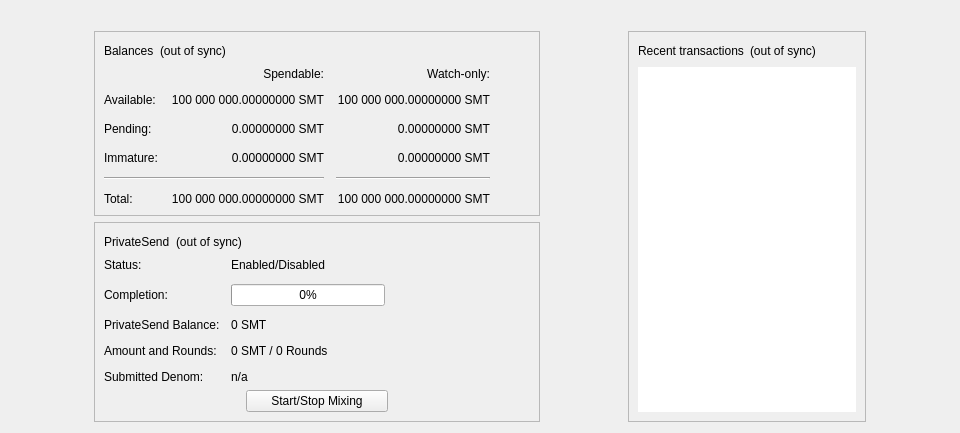
<?xml version="1.0" encoding="UTF-8"?>
<ui version="4.0">
 <class>OverviewPage</class>
 <widget class="QWidget" name="OverviewPage">
  <property name="geometry">
   <rect>
    <x>0</x>
    <y>0</y>
    <width>798</width>
    <height>318</height>
   </rect>
  </property>
  <property name="minimumSize">
   <size>
    <width>960</width>
    <height>0</height>
   </size>
  </property>
  <property name="windowTitle">
   <string>Form</string>
  </property>
  <layout class="QVBoxLayout" name="topLayout">
   <item>
    <widget class="QLabel" name="labelAlerts">
     <property name="visible">
      <bool>false</bool>
     </property>
     <property name="wordWrap">
      <bool>true</bool>
     </property>
     <property name="margin">
      <number>3</number>
     </property>
     <property name="textInteractionFlags">
      <set>Qt::TextSelectableByMouse</set>
     </property>
    </widget>
   </item>
   <item>
    <layout class="QHBoxLayout" name="horizontalLayout" stretch="1,0,1,0,1">
     <item>
      <spacer name="horizontalSpacerLeft">
       <property name="orientation">
        <enum>Qt::Horizontal</enum>
       </property>
       <property name="sizeType">
        <enum>QSizePolicy::Preferred</enum>
       </property>
       <property name="sizeHint" stdset="0">
        <size>
         <width>10</width>
         <height>20</height>
        </size>
       </property>
      </spacer>
     </item>
     <item>
      <layout class="QVBoxLayout" name="verticalLayout_2">
       <item>
        <widget class="QFrame" name="frame">
         <property name="frameShape">
          <enum>QFrame::StyledPanel</enum>
         </property>
         <property name="frameShadow">
          <enum>QFrame::Raised</enum>
         </property>
         <layout class="QVBoxLayout" name="verticalLayout_4">
          <item>
           <layout class="QHBoxLayout" name="horizontalLayout_4">
            <item>
             <widget class="QLabel" name="label_5">
              <property name="text">
               <string>Balances</string>
              </property>
             </widget>
            </item>
            <item>
             <widget class="QLabel" name="labelWalletStatus">
              <property name="toolTip">
               <string>The displayed information may be out of date. Your wallet automatically synchronizes with the Ratatoskr network after a connection is established, but this process has not completed yet.</string>
              </property>
              <property name="text">
               <string notr="true">(out of sync)</string>
              </property>
              <property name="alignment">
               <set>Qt::AlignLeading|Qt::AlignLeft|Qt::AlignVCenter</set>
              </property>
             </widget>
            </item>
            <item>
             <spacer name="horizontalSpacer_3">
              <property name="orientation">
               <enum>Qt::Horizontal</enum>
              </property>
              <property name="sizeHint" stdset="0">
               <size>
                <width>40</width>
                <height>20</height>
               </size>
              </property>
             </spacer>
            </item>
           </layout>
          </item>
          <item>
           <layout class="QGridLayout" name="gridLayout">
            <property name="spacing">
             <number>12</number>
            </property>
            <item row="2" column="2">
             <widget class="QLabel" name="labelWatchPending">
              <property name="cursor">
               <cursorShape>IBeamCursor</cursorShape>
              </property>
              <property name="toolTip">
               <string>Unconfirmed transactions to watch-only addresses</string>
              </property>
              <property name="text">
               <string notr="true">0.00000000 SMT</string>
              </property>
              <property name="alignment">
               <set>Qt::AlignRight|Qt::AlignTrailing|Qt::AlignVCenter</set>
              </property>
              <property name="textInteractionFlags">
               <set>Qt::LinksAccessibleByMouse|Qt::TextSelectableByKeyboard|Qt::TextSelectableByMouse</set>
              </property>
             </widget>
            </item>
            <item row="2" column="1">
             <widget class="QLabel" name="labelUnconfirmed">
              <property name="cursor">
               <cursorShape>IBeamCursor</cursorShape>
              </property>
              <property name="toolTip">
               <string>Total of transactions that have yet to be confirmed, and do not yet count toward the spendable balance</string>
              </property>
              <property name="text">
               <string notr="true">0.00000000 SMT</string>
              </property>
              <property name="alignment">
               <set>Qt::AlignRight|Qt::AlignTrailing|Qt::AlignVCenter</set>
              </property>
              <property name="textInteractionFlags">
               <set>Qt::LinksAccessibleByMouse|Qt::TextSelectableByKeyboard|Qt::TextSelectableByMouse</set>
              </property>
             </widget>
            </item>
            <item row="3" column="2">
             <widget class="QLabel" name="labelWatchImmature">
              <property name="cursor">
               <cursorShape>IBeamCursor</cursorShape>
              </property>
              <property name="toolTip">
               <string>Mined balance in watch-only addresses that has not yet matured</string>
              </property>
              <property name="text">
               <string notr="true">0.00000000 SMT</string>
              </property>
              <property name="alignment">
               <set>Qt::AlignRight|Qt::AlignTrailing|Qt::AlignVCenter</set>
              </property>
              <property name="textInteractionFlags">
               <set>Qt::LinksAccessibleByMouse|Qt::TextSelectableByKeyboard|Qt::TextSelectableByMouse</set>
              </property>
             </widget>
            </item>
            <item row="4" column="0" colspan="2">
             <widget class="Line" name="lineSpendableBalance">
              <property name="orientation">
               <enum>Qt::Horizontal</enum>
              </property>
             </widget>
            </item>
            <item row="4" column="2">
             <widget class="Line" name="lineWatchBalance">
              <property name="sizePolicy">
               <sizepolicy hsizetype="Preferred" vsizetype="Fixed">
                <horstretch>0</horstretch>
                <verstretch>0</verstretch>
               </sizepolicy>
              </property>
              <property name="minimumSize">
               <size>
                <width>140</width>
                <height>0</height>
               </size>
              </property>
              <property name="orientation">
               <enum>Qt::Horizontal</enum>
              </property>
             </widget>
            </item>
            <item row="5" column="0">
             <widget class="QLabel" name="labelTotalText">
              <property name="text">
               <string>Total:</string>
              </property>
             </widget>
            </item>
            <item row="3" column="1">
             <widget class="QLabel" name="labelImmature">
              <property name="cursor">
               <cursorShape>IBeamCursor</cursorShape>
              </property>
              <property name="toolTip">
               <string>Mined balance that has not yet matured</string>
              </property>
              <property name="text">
               <string notr="true">0.00000000 SMT</string>
              </property>
              <property name="alignment">
               <set>Qt::AlignRight|Qt::AlignTrailing|Qt::AlignVCenter</set>
              </property>
              <property name="textInteractionFlags">
               <set>Qt::LinksAccessibleByMouse|Qt::TextSelectableByKeyboard|Qt::TextSelectableByMouse</set>
              </property>
             </widget>
            </item>
            <item row="2" column="3">
             <spacer name="horizontalSpacer_2">
              <property name="orientation">
               <enum>Qt::Horizontal</enum>
              </property>
              <property name="sizeHint" stdset="0">
               <size>
                <width>40</width>
                <height>20</height>
               </size>
              </property>
             </spacer>
            </item>
            <item row="3" column="0">
             <widget class="QLabel" name="labelImmatureText">
              <property name="text">
               <string>Immature:</string>
              </property>
             </widget>
            </item>
            <item row="5" column="1">
             <widget class="QLabel" name="labelTotal">
              <property name="cursor">
               <cursorShape>IBeamCursor</cursorShape>
              </property>
              <property name="toolTip">
               <string>Your current total balance</string>
              </property>
              <property name="text">
               <string notr="true">100 000 000.00000000 SMT</string>
              </property>
              <property name="alignment">
               <set>Qt::AlignRight|Qt::AlignTrailing|Qt::AlignVCenter</set>
              </property>
              <property name="textInteractionFlags">
               <set>Qt::LinksAccessibleByMouse|Qt::TextSelectableByKeyboard|Qt::TextSelectableByMouse</set>
              </property>
             </widget>
            </item>
            <item row="5" column="2">
             <widget class="QLabel" name="labelWatchTotal">
              <property name="cursor">
               <cursorShape>IBeamCursor</cursorShape>
              </property>
              <property name="toolTip">
               <string>Current total balance in watch-only addresses</string>
              </property>
              <property name="text">
               <string notr="true">100 000 000.00000000 SMT</string>
              </property>
              <property name="alignment">
               <set>Qt::AlignRight|Qt::AlignTrailing|Qt::AlignVCenter</set>
              </property>
              <property name="textInteractionFlags">
               <set>Qt::LinksAccessibleByMouse|Qt::TextSelectableByKeyboard|Qt::TextSelectableByMouse</set>
              </property>
             </widget>
            </item>
            <item row="0" column="2">
             <widget class="QLabel" name="labelWatchonly">
              <property name="text">
               <string>Watch-only:</string>
              </property>
              <property name="alignment">
               <set>Qt::AlignRight|Qt::AlignTrailing|Qt::AlignVCenter</set>
              </property>
             </widget>
            </item>
            <item row="1" column="0">
             <widget class="QLabel" name="labelBalanceText">
              <property name="text">
               <string>Available:</string>
              </property>
             </widget>
            </item>
            <item row="1" column="1">
             <widget class="QLabel" name="labelBalance">
              <property name="cursor">
               <cursorShape>IBeamCursor</cursorShape>
              </property>
              <property name="toolTip">
               <string>Your current spendable balance</string>
              </property>
              <property name="text">
               <string notr="true">100 000 000.00000000 SMT</string>
              </property>
              <property name="alignment">
               <set>Qt::AlignRight|Qt::AlignTrailing|Qt::AlignVCenter</set>
              </property>
              <property name="textInteractionFlags">
               <set>Qt::LinksAccessibleByMouse|Qt::TextSelectableByKeyboard|Qt::TextSelectableByMouse</set>
              </property>
             </widget>
            </item>
            <item row="1" column="2">
             <widget class="QLabel" name="labelWatchAvailable">
              <property name="cursor">
               <cursorShape>IBeamCursor</cursorShape>
              </property>
              <property name="toolTip">
               <string>Your current balance in watch-only addresses</string>
              </property>
              <property name="text">
               <string notr="true">100 000 000.00000000 SMT</string>
              </property>
              <property name="alignment">
               <set>Qt::AlignRight|Qt::AlignTrailing|Qt::AlignVCenter</set>
              </property>
              <property name="textInteractionFlags">
               <set>Qt::LinksAccessibleByMouse|Qt::TextSelectableByKeyboard|Qt::TextSelectableByMouse</set>
              </property>
             </widget>
            </item>
            <item row="2" column="0">
             <widget class="QLabel" name="labelPendingText">
              <property name="text">
               <string>Pending:</string>
              </property>
             </widget>
            </item>
            <item row="0" column="1">
             <widget class="QLabel" name="labelSpendable">
              <property name="text">
               <string>Spendable:</string>
              </property>
              <property name="alignment">
               <set>Qt::AlignRight|Qt::AlignTrailing|Qt::AlignVCenter</set>
              </property>
             </widget>
            </item>
           </layout>
          </item>
         </layout>
        </widget>
       </item>
       <item>
        <widget class="QFrame" name="frameCoinJoin">
         <property name="layoutDirection">
          <enum>Qt::LeftToRight</enum>
         </property>
         <property name="frameShape">
          <enum>QFrame::StyledPanel</enum>
         </property>
         <property name="frameShadow">
          <enum>QFrame::Raised</enum>
         </property>
         <layout class="QVBoxLayout" name="VerticalLayout_PS1">
          <item>
           <layout class="QHBoxLayout" name="horizontalLayout_5">
            <item>
             <widget class="QLabel" name="labelCoinJoinHeader">
              <property name="text">
               <string notr="true">PrivateSend</string>
              </property>
             </widget>
            </item>
            <item>
             <widget class="QLabel" name="labelCoinJoinSyncStatus">
              <property name="toolTip">
               <string>The displayed information may be out of date. Your wallet automatically synchronizes with the Ratatoskr network after a connection is established, but this process has not completed yet.</string>
              </property>
              <property name="text">
               <string notr="true">(out of sync)</string>
              </property>
              <property name="alignment">
               <set>Qt::AlignLeading|Qt::AlignLeft|Qt::AlignVCenter</set>
              </property>
             </widget>
            </item>
            <item>
             <spacer name="horizontalSpacer_4">
              <property name="orientation">
               <enum>Qt::Horizontal</enum>
              </property>
              <property name="sizeHint" stdset="0">
               <size>
                <width>40</width>
                <height>20</height>
               </size>
              </property>
             </spacer>
            </item>
           </layout>
          </item>
          <item>
           <layout class="QFormLayout" name="coinJoinFormLayout">
            <property name="fieldGrowthPolicy">
             <enum>QFormLayout::AllNonFixedFieldsGrow</enum>
            </property>
            <property name="horizontalSpacing">
             <number>11</number>
            </property>
            <property name="verticalSpacing">
             <number>12</number>
            </property>
            <item row="0" column="0">
             <widget class="QLabel" name="labelCoinJoinEnabledText">
              <property name="text">
               <string>Status:</string>
              </property>
             </widget>
            </item>
            <item row="0" column="1">
             <widget class="QLabel" name="labelCoinJoinEnabled">
              <property name="text">
               <string>Enabled/Disabled</string>
              </property>
             </widget>
            </item>
            <item row="1" column="0">
             <widget class="QLabel" name="labelCompletitionText">
              <property name="text">
               <string>Completion:</string>
              </property>
             </widget>
            </item>
            <item row="1" column="1">
             <widget class="QProgressBar" name="coinJoinProgress">
              <property name="maximumSize">
               <size>
                <width>154</width>
                <height>16777215</height>
               </size>
              </property>
              <property name="value">
               <number>0</number>
              </property>
             </widget>
            </item>
            <item row="2" column="0">
             <widget class="QLabel" name="labelAnonymizedText">
              <property name="text">
               <string notr="true">PrivateSend Balance:</string>
              </property>
             </widget>
            </item>
            <item row="2" column="1">
             <widget class="QLabel" name="labelAnonymized">
              <property name="text">
               <string notr="true">0 SMT</string>
              </property>
             </widget>
            </item>
            <item row="3" column="0">
             <widget class="QLabel" name="labelAmountAndRoundsText">
              <property name="text">
               <string>Amount and Rounds:</string>
              </property>
             </widget>
            </item>
            <item row="3" column="1">
             <widget class="QLabel" name="labelAmountRounds">
              <property name="text">
               <string>0 SMT / 0 Rounds</string>
              </property>
             </widget>
            </item>
            <item row="4" column="0">
             <widget class="QLabel" name="labelSubmittedDenomText">
              <property name="text">
               <string>Submitted Denom:</string>
              </property>
             </widget>
            </item>
            <item row="4" column="1">
             <widget class="QLabel" name="labelSubmittedDenom">
              <property name="toolTip">
               <string>The denominations you submitted to the Masternode.&lt;br&gt;To mix, other users must submit the exact same denominations.</string>
              </property>
              <property name="text">
               <string>n/a</string>
              </property>
              <property name="wordWrap">
               <bool>true</bool>
              </property>
             </widget>
            </item>
           </layout>
          </item>
          <item>
           <layout class="QVBoxLayout" name="VerticalLayout_PS">
            <item>
             <layout class="QHBoxLayout" name="horizontalLayout_3">
              <property name="topMargin">
               <number>0</number>
              </property>
              <item>
               <spacer name="horizontalSpacer_5">
                <property name="orientation">
                 <enum>Qt::Horizontal</enum>
                </property>
                <property name="sizeHint" stdset="0">
                 <size>
                  <width>40</width>
                  <height>20</height>
                 </size>
                </property>
               </spacer>
              </item>
              <item>
               <widget class="QPushButton" name="toggleCoinJoin">
                <property name="sizePolicy">
                 <sizepolicy hsizetype="MinimumExpanding" vsizetype="Fixed">
                  <horstretch>0</horstretch>
                  <verstretch>0</verstretch>
                 </sizepolicy>
                </property>
                <property name="text">
                 <string>Start/Stop Mixing</string>
                </property>
               </widget>
              </item>
              <item>
               <spacer name="horizontalSpacer_6">
                <property name="orientation">
                 <enum>Qt::Horizontal</enum>
                </property>
                <property name="sizeHint" stdset="0">
                 <size>
                  <width>40</width>
                  <height>20</height>
                 </size>
                </property>
               </spacer>
              </item>
             </layout>
            </item>
            <item>
             <spacer name="verticalSpacer_3">
              <property name="orientation">
               <enum>Qt::Vertical</enum>
              </property>
              <property name="sizeHint" stdset="0">
               <size>
                <width>20</width>
                <height>40</height>
               </size>
              </property>
             </spacer>
            </item>
           </layout>
          </item>
         </layout>
        </widget>
       </item>
       <item>
        <spacer name="verticalSpacer">
         <property name="orientation">
          <enum>Qt::Vertical</enum>
         </property>
         <property name="sizeHint" stdset="0">
          <size>
           <width>20</width>
           <height>40</height>
          </size>
         </property>
        </spacer>
       </item>
      </layout>
     </item>
     <item>
      <spacer name="horizontalSpacerCenter">
       <property name="orientation">
        <enum>Qt::Horizontal</enum>
       </property>
       <property name="sizeHint" stdset="0">
        <size>
         <width>10</width>
         <height>20</height>
        </size>
       </property>
      </spacer>
     </item>
     <item>
      <layout class="QVBoxLayout" name="verticalLayout_3">
       <item>
        <widget class="QFrame" name="frame_2">
         <property name="frameShape">
          <enum>QFrame::StyledPanel</enum>
         </property>
         <property name="frameShadow">
          <enum>QFrame::Raised</enum>
         </property>
         <layout class="QVBoxLayout" name="verticalLayout">
          <item>
           <layout class="QHBoxLayout" name="horizontalLayout_2">
            <item>
             <widget class="QLabel" name="label_4">
              <property name="text">
               <string>Recent transactions</string>
              </property>
             </widget>
            </item>
            <item>
             <widget class="QLabel" name="labelTransactionsStatus">
              <property name="toolTip">
               <string>The displayed information may be out of date. Your wallet automatically synchronizes with the Ratatoskr network after a connection is established, but this process has not completed yet.</string>
              </property>
              <property name="text">
               <string notr="true">(out of sync)</string>
              </property>
              <property name="alignment">
               <set>Qt::AlignLeading|Qt::AlignLeft|Qt::AlignVCenter</set>
              </property>
             </widget>
            </item>
            <item>
             <spacer name="horizontalSpacer">
              <property name="orientation">
               <enum>Qt::Horizontal</enum>
              </property>
              <property name="sizeHint" stdset="0">
               <size>
                <width>40</width>
                <height>20</height>
               </size>
              </property>
             </spacer>
            </item>
           </layout>
          </item>
          <item>
           <widget class="TransactionOverviewWidget" name="listTransactions">
            <property name="frameShape">
             <enum>QFrame::NoFrame</enum>
            </property>
            <property name="verticalScrollBarPolicy">
             <enum>Qt::ScrollBarAlwaysOff</enum>
            </property>
            <property name="horizontalScrollBarPolicy">
             <enum>Qt::ScrollBarAlwaysOff</enum>
            </property>
            <property name="sizeAdjustPolicy">
             <enum>QAbstractScrollArea::AdjustToContents</enum>
            </property>
            <property name="selectionMode">
             <enum>QAbstractItemView::NoSelection</enum>
            </property>
            <property name="uniformItemSizes">
             <bool>true</bool>
            </property>
           </widget>
          </item>
         </layout>
        </widget>
       </item>
      </layout>
     </item>
     <item>
      <spacer name="horizontalSpacerRight">
       <property name="orientation">
        <enum>Qt::Horizontal</enum>
       </property>
       <property name="sizeType">
        <enum>QSizePolicy::Preferred</enum>
       </property>
       <property name="sizeHint" stdset="0">
        <size>
         <width>10</width>
         <height>20</height>
        </size>
       </property>
      </spacer>
     </item>
    </layout>
   </item>
  </layout>
 </widget>
 <customwidgets>
  <customwidget>
   <class>TransactionOverviewWidget</class>
   <extends>QListView</extends>
   <header>qt/transactionoverviewwidget.h</header>
  </customwidget>
 </customwidgets>
 <resources/>
 <connections/>
</ui>
